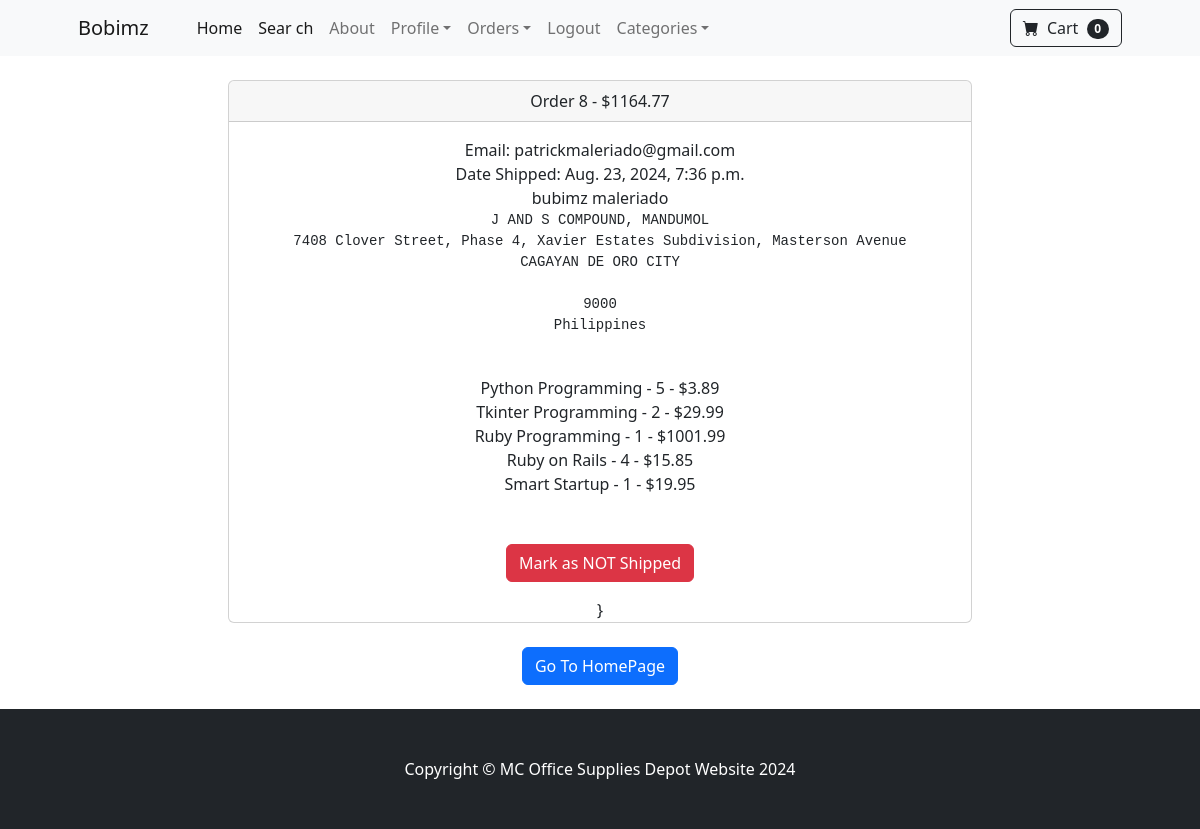
Page /paymentapp/orders/8 (signed in) on the committed database.
### paymentapp/models.py (models this page shows, shortened)
class Order(models.Model):
	user = models.ForeignKey(User, on_delete=models.CASCADE, null=True, blank=True)
	full_name = models.CharField(max_length=250)
	email = models.EmailField(max_length=250)
	shipping_address = models.TextField(max_length=15000)
	amount_paid = models.DecimalField(max_digits=7, decimal_places=2)
	date_ordered = models.DateTimeField(auto_now_add=True)
	shipped = models.BooleanField(default=False)
	date_shipped = models.DateTimeField(blank=True, null=True)

class OrderItem(models.Model):
	order = models.ForeignKey(Order, on_delete=models.CASCADE, null=True)
	product = models.ForeignKey(Product, on_delete=models.CASCADE, null=True)
	user = models.ForeignKey(User, on_delete=models.CASCADE, null=True, blank=True)
	quantity = models.PositiveBigIntegerField(default=1)
	price = models.DecimalField(max_digits=7, decimal_places=2)

### storeapp/models.py (models this page shows)
class Product(models.Model):
	name = models.CharField(max_length=100)
	price = models.DecimalField(default=0, decimal_places=2, max_digits=6)
	category = models.ForeignKey(Category, on_delete=models.CASCADE, default=1)
	description = models.CharField(max_length=250, default='', blank=True, null=True)
	image = models.ImageField(upload_to='uploads/product/')
	is_sale = models.BooleanField(default=False)
	sale_price = models.DecimalField(default=0, decimal_places=2, max_digits=6)
	def __str__(self):
		return self.name

### paymentapp/views.py (the view, shortened to what this page needs)
# urls.py: path('orders/<int:pk>', views.orders, name="orders"),
def orders(request, pk):
	if request.user.is_authenticated and request.user.is_superuser:
		order = Order.objects.get(id=pk)
		items = OrderItem.objects.filter(order=pk)
		return render(request, 'paymenttemplates/orders.html', {"order": order, "items":items})
	else:
		messages.success(request, "Denied Entry")
		return redirect('home')

### cartapp/cart.py (called while the page is built)
    def __len__(self):
        return len(self.cart) # len() is a function that will count the lenght in the cart

### cartapp/context_processors.py (called while the page is built)
def cart(request):
    return {'cart': Cart(request)} # capital C as in Cart(request) because from import Cart above

### paymentapp/templates/paymenttemplates/orders.html (shortened to what this page needs)
{% extends 'base.html' %}
{% block content %}
<div class="container">
    <div class="row">
        <center>
            <div class="col-8">
                <br/>
                <div class="card">
				  <div class="card-header">
				    Order {{ order.id }} - ${{ order.amount_paid }}
				  </div>
				  <div class="card-body">
					Email: {{ order.email }}
					<br/>
					{% if order.date_shipped %}
						Date Shipped: {{ order.date_shipped }}
					{% else %}
						Date Ordered: {{ order.date_ordered }}
					{% endif %}
					<br/>
					{{ order.full_name }}
					<br/>
					<pre>{{ order.shipping_address }}</pre>
					<br/>
					{% for item in items %}
						{{ item.product }} - {{ item.quantity }} - ${{ item.price }}
						<br/>
					{% endfor %}
					<br/><br/>
					{% if not order.shipped %}
					<form method="POST">
						{% csrf_token %}
						<input type="hidden" name="shipping_status" value="true">
						<button type="submit" class="btn btn-success">Mark as Shipped
					</form>
					{% else %}
					<form method="POST">
						<button type="submit" class="btn btn-danger">Mark as NOT Shipped
					</form>
					{% endif%}
				  </div>
						}
				</div>
                <br/>
                <a href="{% url 'home' %}" class="btn btn-primary">Go To HomePage</a>
                <br/>
                <br/>
            </div>
        </center>
    </div>
</div>
{% endblock %}

### rows in the picture
Order: id "8", amount_paid "1164.77", email "patrickmaleriado@gmail.com", date_shipped "Aug. 23, 2024, 7:36 p.m.", full_name "bubimz maleriado", shipping_address "J AND S COMPOUND, MANDUMOL 7408 Clover Street, Phase 4, Xavier Estates Subdivision, Masterson Avenue CAGAYAN DE ORO CITY 9000 Philippines"
OrderItem: product "Python Programming", quantity "5", price "3.89"
OrderItem: product "Tkinter Programming", quantity "2", price "29.99"
OrderItem: product "Ruby Programming", quantity "1", price "1001.99"
OrderItem: product "Ruby on Rails", quantity "4", price "15.85"
OrderItem: product "Smart Startup", quantity "1", price "19.95"

### other values in the picture
{{ cart|length }} "0"
